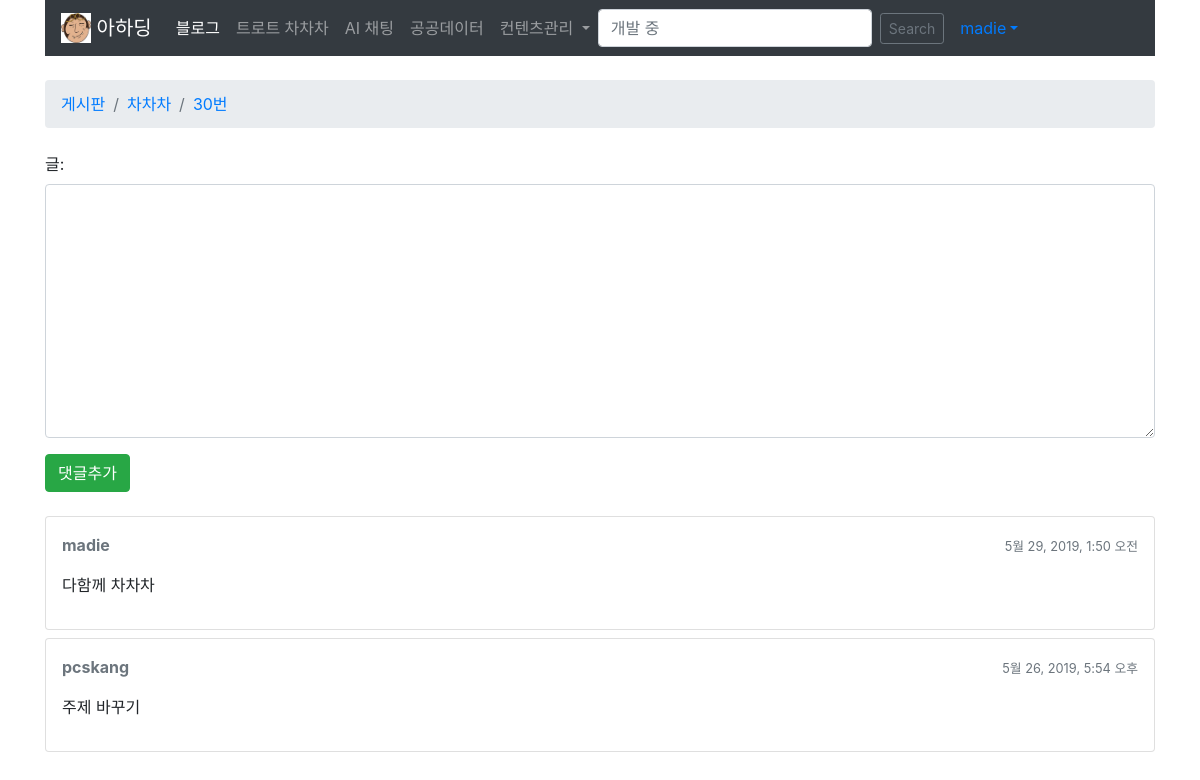
Page /게시판/1/주제/31/댓글/ (signed in) on the committed database.
### boards/models.py (models this page shows, shortened)
class 주제텝(models.Model):
    주제 = models.CharField(max_length=255)
    게시일 = models.DateTimeField(auto_now_add=True)
    게시판 = models.ForeignKey(게시판텝, related_name='주제들', on_delete=models.CASCADE)
    게시자 = models.ForeignKey(회원, related_name='주제들', on_delete=models.CASCADE)
    조회수 = models.PositiveIntegerField(default=0)
    def get_last_ten_posts(self):
        return self.글들.order_by('-작성일')[:10]

class 게시판텝(models.Model):
    이름 = models.CharField(max_length=30)
    설명 = models.CharField(max_length=100)

class 글텝(models.Model):
    글 = models.TextField(max_length=4000)
    주제 = models.ForeignKey(주제텝, related_name='글들', on_delete=models.CASCADE)
    작성자 = models.ForeignKey(회원, related_name='글들', on_delete=models.CASCADE)
    작성일 = models.DateTimeField(auto_now_add=True)
    수정자 = models.ForeignKey(회원, null=True, related_name='+', on_delete=models.CASCADE)
    수정일 = models.DateTimeField(null=True)
    def get_message_as_markdown(self):
        return mark_safe(markdown(self.글, safe_mode='escape'))

### boards/forms.py
class 댓글폼(forms.ModelForm):
    class Meta:
        model = 글텝
        fields = ['글',]

### boards/templatetags/form_tags.py (called while the page is built)
@register.filter
def input_class(bound_field):
    css_class = ''
    if bound_field.form.is_bound:
        if bound_field.errors:
            css_class = 'is_invalid'
        elif field_type(bound_field) != 'PasswordInput':
            css_class = 'is_valid'
    return 'form-control {}'.format(css_class)

### boards/views.py (called while the page is built)
@login_required
def 댓글(request, 게시판_id, 주제_id):
    주제 = get_object_or_404(주제텝, 게시판_id=게시판_id, pk=주제_id)
    if request.method == 'POST':
        댓글 = 댓글폼(request.POST)
        if 댓글.is_valid():
            글 = 댓글.save(commit=False)
            글.주제 = 주제
            글.작성자 = request.user
            글.save()
            주제.수정일 = timezone.now()
            주제.save()
            topic_url = reverse('댓글목록', kwargs={'id': 게시판_id, '주제_id': 주제_id})
            topic_post_url = '{url}?page={page}#{id}'.format(
                url=topic_url,
                id=글.pk,
                page=주제.get_page_count()
            )
            return redirect(topic_post_url)
    else:
        댓글 = 댓글폼()
    return render(request, '댓글.html', {'주제':주제, 'form':댓글})

### boards/templates/댓글.html (shortened to what this page needs)
{% extends '게시판기본.html' %}
{% load static %}
{% block stylesheet %}
  <link rel="stylesheet" href="https://cdn.jsdelivr.net/simplemde/latest/simplemde.min.css">
{% endblock %}
{% block 이정표 %}
  <li class="breadcrumb-item"><a href="{% url '게시판목록' %}">게시판</a></li>
  <li class="breadcrumb-item"><a href="{% url '주제목록' 주제.게시판.pk %}">{{주제.게시판.이름}}</a></li>
  <li class="breadcrumb-item"><a href="{% url '댓글목록' 주제.게시판.pk 주제.pk %}">{{ 주제.주제 }}</a></li>
{% endblock %}
{% block 페이지내용 %}
  <form method="post" class="mb-4" novalidate>
    {% include 'includes/공통폼.html' %}
    <button class="btn btn-success" type="submit">
      댓글추가</button>
  </form>
  {% for 글 in 주제.get_last_ten_posts %}
    <div class="card mb-2">
      <div class="card-body p-3">
        <div class="row mb-3">
          <div class="col-6">
            <strong class="text-muted">{{ 글.작성자.username }}</strong>
          </div>
          <div class="col-6 text-right">
            <small class="text-muted">{{ 글.작성일 }}</small>
          </div>
        </div>
          {{ 글.get_message_as_markdown }}
      </div>
    </div>
  {% endfor %}
{% endblock %}

### boards/templates/게시판기본.html (shortened to what this page needs)
{% load static %}
<!DOCTYPE html>
<html lang="en">
<head>
  <link rel="stylesheet" href="{% static 'css/bootstrap.min.css' %}">
  <link rel="stylesheet" type="text/css" href="{% static 'css/app.css' %}">
  {% block stylesheet %}{% endblock %}
</head>
<body>
{% block body %}
<div class="container">
<nav class="navbar navbar-expand-lg navbar-dark bg-dark">
  <a class="navbar-brand" href="#">
  <img src="{% static 'img/sonohgong.jpeg' %}" width="30" height="30" class="d-inline-block align-top" alt=""> 아하딩
  </a>
  <div class="collapse navbar-collapse navbar-expand{-sm|-md|-lg|-xl}" id="navbarNav">
    <ul class="navbar-nav">
      <li class="nav-item active">
        <a class="nav-link" href="{% url '게시판목록' %}">블로그<span class="sr-only">(current)</span></a>
      </li>
      <li class="nav-item">
        <a class="nav-link" href="#">트로트 차차차</a>
      </li>
      <li class="nav-item">
        <a class="nav-link" href="#">AI 채팅</a>
      </li>
      <li class="nav-item">
        <a class="nav-link" href="#">공공데이터</a>
      </li>
      <li class="nav-item dropdown">
        <a class="nav-link dropdown-toggle" href="#" id="navbarDropdownMenuLink" data-toggle="dropdown" aria-haspopup="true" aria-expanded="false">컨텐츠관리
        </a>
      </li>
    </ul>
    <form class="form-inline">
    <input class="form-control mr-sm-2" type="search" placeholder="개발 중" aria-label="Search">
    <button class="btn btn-sm btn-outline-secondary" type="submit">Search</button>
    </form>
    {% if user.is_authenticated %}
        <div class="nav-item dropdown">
            <a href="#" class="nav-link dropdown-toggle" id="사용자메뉴" data-toggle="dropdown" aria-haspopup="true" area-expanded="false">{{ user.username }}</a>
        </div>
    {% else %}
        <form class="form-inline ml-auto">
          <a href="{% url '로그인' %}" class="btn btn-outline-secondary">로그인</a>
          <a href="{% url '가입' %}" class="btn btn-primary ml-2">가입</a>
        </form>
    {% endif %}
  </div>
</nav>
</div>
<div class="container">
  {% block 이정표없음 %}
    <ol class="breadcrumb my-4">
        {% block 이정표 %}
        {% endblock %}
    </ol>
    {% block 페이지내용 %}
    {% endblock %}
  {% endblock 이정표없음 %}
</div>
{% endblock body %}
</body>
</html>

### static/css/app.css (style rules this page uses)
.navbar-brand { font-family: 'Nunum Gothic', sans-serif; }

### rows in the picture
주제텝: 게시판.이름 "차차차", 주제 "30번"
글텝: 작성자.username "madie", 작성일 "5월 29, 2019, 1:50 오전", 글 "다함께 차차차"
글텝: 작성자.username "pcskang", 작성일 "5월 26, 2019, 5:54 오후", 글 "주제 바꾸기"

### other values in the picture
{{ user.username }} "madie"
{{ field.label_tag }} "글:"
